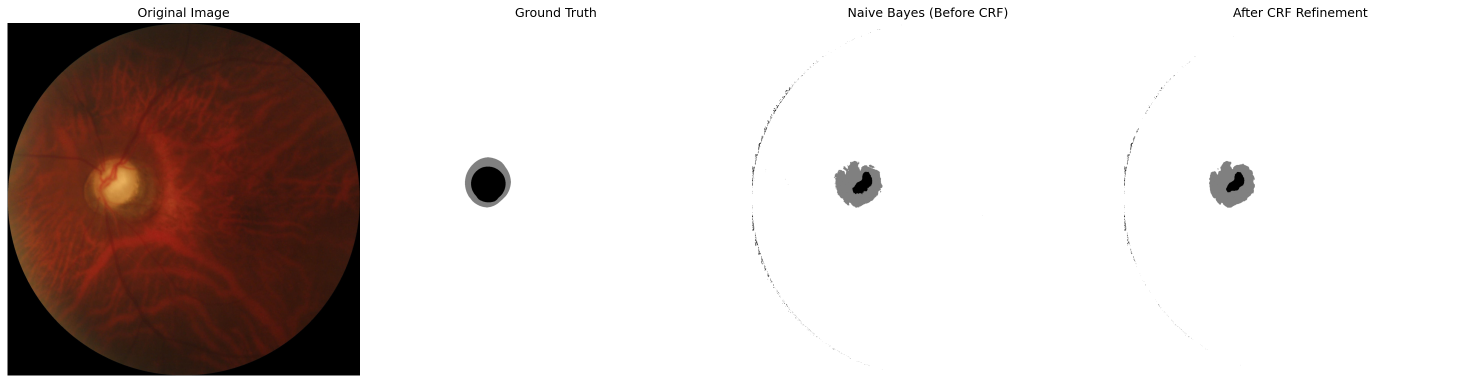
#> input picture EndSem/CRFOutput/T0001_comparison.png, 2968 x 766 px, given as the content of the folder REFUGE2/Train/REFUGE1-train/Training400/Non-Glaucoma, which was not available (shown at 1/2 size)
$ python NormalisedConditionalRandomField.py
#> lines starting #> are read from the running program, lines starting #| are printed output that depends on the picture; pictures that were not available may be replaced by others from this repository, and a replacement may not be noted
import numpy as np
import cv2
import os
from sklearn.naive_bayes import GaussianNB
from sklearn.preprocessing import StandardScaler
import pydensecrf.densecrf as dcrf
from pydensecrf.utils import unary_from_softmax
import matplotlib.pyplot as plt
from glob import glob
import gc


# ============================================================================
# MEMORY OPTIMIZATION FUNCTIONS
# ============================================================================

def resize_image(image, max_size=512):
    """Resize regular image (fundus) to reduce memory usage"""
    height, width = image.shape[:2]
    if max(height, width) > max_size:
        scale = max_size / max(height, width)
        new_width = int(width * scale)
        new_height = int(height * scale)
        return cv2.resize(image, (new_width, new_height), interpolation=cv2.INTER_AREA)
    return image


def resize_mask(mask, max_size=512):
    """Resize mask using nearest neighbor to preserve discrete labels"""
    height, width = mask.shape[:2]
    if max(height, width) > max_size:
        scale = max_size / max(height, width)
        new_width = int(width * scale)
        new_height = int(height * scale)
        resized = cv2.resize(mask, (new_width, new_height),
                           interpolation=cv2.INTER_NEAREST)
        return resized
    return mask


def remap_mask_labels(mask):
    """Remap mask values to exactly 0, 128, or 255"""
    output = np.zeros_like(mask)
    output[mask < 64] = 0
    output[(mask >= 64) & (mask < 192)] = 128
    output[mask >= 192] = 255
    return output


# ============================================================================
# FEATURE EXTRACTION
# ============================================================================

def extract_features_with_coords(image, normalize_coords=True,
                                 use_both_colorspaces=True,
                                 normalize_colors=True):
    """Extract color and spatial features from fundus image"""
    height, width = image.shape[:2]

    image_rgb = cv2.cvtColor(image, cv2.COLOR_BGR2RGB)
    rgb_features = image_rgb.reshape(-1, 3).astype(np.float32)

    if normalize_colors:
        rgb_features = rgb_features / 255.0

    if use_both_colorspaces:
        image_hsv = cv2.cvtColor(image, cv2.COLOR_BGR2HSV)
        hsv_features = image_hsv.reshape(-1, 3).astype(np.float32)

        if normalize_colors:
            hsv_features[:, 0] = hsv_features[:, 0] / 180.0
            hsv_features[:, 1] = hsv_features[:, 1] / 255.0
            hsv_features[:, 2] = hsv_features[:, 2] / 255.0

        color_features = np.hstack([rgb_features, hsv_features])
    else:
        color_features = rgb_features

    if normalize_coords:
        y_coords, x_coords = np.meshgrid(
            np.linspace(0, 1, height),
            np.linspace(0, 1, width),
            indexing='ij'
        )
    else:
        y_coords, x_coords = np.meshgrid(
            range(height), range(width), indexing='ij'
        )

    x_features = x_coords.flatten().reshape(-1, 1)
    y_features = y_coords.flatten().reshape(-1, 1)

    all_features = np.hstack([color_features, x_features, y_features])

    return all_features


# ============================================================================
# MEMORY-EFFICIENT TRAINING
# ============================================================================

def train_naive_bayes_memory_efficient(fundus_files, mask_files,
                                       use_both_colorspaces=True,
                                       batch_size=5, max_size=512):
    """Memory-efficient training with batching"""
    print("Training with memory-efficient batching...")
    scaler = StandardScaler()
    clf = GaussianNB()

    n_batches = (len(fundus_files) + batch_size - 1) // batch_size

    for batch_idx in range(n_batches):
        start_idx = batch_idx * batch_size
        end_idx = min(start_idx + batch_size, len(fundus_files))

        print(f"Processing batch {batch_idx + 1}/{n_batches} (images {start_idx+1}-{end_idx})...")

        X_batch = []
        y_batch = []

        for i in range(start_idx, end_idx):
            fundus = cv2.imread(fundus_files[i])
            mask = cv2.imread(mask_files[i], cv2.IMREAD_GRAYSCALE)

            if fundus is None or mask is None:
                print(f"  Warning: Could not load image pair {i+1}")
                continue

            fundus = resize_image(fundus, max_size=max_size)
            mask = resize_mask(mask, max_size=max_size)
            mask = remap_mask_labels(mask)

            features = extract_features_with_coords(
                fundus,
                normalize_coords=True,
                use_both_colorspaces=use_both_colorspaces
            )
            labels = mask.flatten()

            X_batch.append(features)
            y_batch.append(labels)

            del fundus, mask

        if len(X_batch) == 0:
            print(f"  Skipping batch {batch_idx + 1} - no valid images")
            continue

        X_batch = np.vstack(X_batch)
        y_batch = np.concatenate(y_batch)

        print(f"  Batch samples: {X_batch.shape[0]}, Features: {X_batch.shape[1]}")

        if batch_idx == 0:
            X_batch_scaled = scaler.fit_transform(X_batch)
            clf.partial_fit(X_batch_scaled, y_batch, classes=np.array([0, 128, 255]))
        else:
            X_batch_scaled = scaler.transform(X_batch)
            clf.partial_fit(X_batch_scaled, y_batch)

        del X_batch, y_batch, X_batch_scaled
        gc.collect()

    print("Training complete!")
    return clf, scaler


# ============================================================================
# CRF FUNCTIONS
# ============================================================================

def get_probability_map(clf, scaler, image, use_both_colorspaces=True):
    """Get probability map from Naive Bayes classifier"""
    height, width = image.shape[:2]

    features = extract_features_with_coords(
        image,
        normalize_coords=True,
        use_both_colorspaces=use_both_colorspaces
    )

    features_scaled = scaler.transform(features)
    prob = clf.predict_proba(features_scaled)

    n_classes = prob.shape[1]
    prob = prob.T.reshape(n_classes, height, width)

    return prob


def apply_dense_crf(image, probabilities, n_iters=5,
                    sxy_gaussian=3, compat_gaussian=3,
                    sxy_bilateral=80, srgb_bilateral=13, compat_bilateral=10):
    """Apply Dense CRF refinement"""
    height, width = image.shape[:2]
    n_classes = probabilities.shape[0]

    d = dcrf.DenseCRF2D(width, height, n_classes)

    unary = unary_from_softmax(probabilities)
    unary = np.ascontiguousarray(unary)
    d.setUnaryEnergy(unary)

    d.addPairwiseGaussian(sxy=sxy_gaussian, compat=compat_gaussian,
                          kernel=dcrf.DIAG_KERNEL,
                          normalization=dcrf.NORMALIZE_SYMMETRIC)

    d.addPairwiseBilateral(sxy=sxy_bilateral, srgb=srgb_bilateral,
                          rgbim=image.astype(np.uint8),
                          compat=compat_bilateral,
                          kernel=dcrf.DIAG_KERNEL,
                          normalization=dcrf.NORMALIZE_SYMMETRIC)

    Q = d.inference(n_iters)
    map_result = np.argmax(Q, axis=0).reshape((height, width))

    return map_result


def map_labels_back(crf_output, label_mapping):
    """Map CRF integer labels back to original mask values"""
    final_mask = np.zeros_like(crf_output, dtype=np.uint8)
    for int_label, orig_value in label_mapping.items():
        final_mask[crf_output == int_label] = orig_value
    return final_mask


def predict_with_crf(clf, scaler, test_image, use_both_colorspaces=True,
                     apply_crf=True, crf_params=None):
    """Predict segmentation with optional CRF refinement"""
    probabilities = get_probability_map(clf, scaler, test_image, use_both_colorspaces)

    class_labels = clf.classes_
    int_to_label = {i: label for i, label in enumerate(class_labels)}

    naive_prediction = np.argmax(probabilities, axis=0)
    naive_bayes_mask = map_labels_back(naive_prediction, int_to_label)

    if not apply_crf:
        return naive_bayes_mask, naive_bayes_mask

    print("  Applying Dense CRF refinement...")

    image_rgb = cv2.cvtColor(test_image, cv2.COLOR_BGR2RGB)

    if crf_params is None:
        crf_params = {
            'n_iters': 5,
            'sxy_gaussian': 3,
            'compat_gaussian': 3,
            'sxy_bilateral': 80,
            'srgb_bilateral': 13,
            'compat_bilateral': 10
        }

    crf_output = apply_dense_crf(image_rgb, probabilities, **crf_params)
    final_mask = map_labels_back(crf_output, int_to_label)

    return final_mask, naive_bayes_mask


# ============================================================================
# EVALUATION
# ============================================================================

# [251 lines left out: functions calculate_dice_coefficient, evaluate_segmentation, save_comparison_metrics_as_image, save_summary_metrics_as_image, visualize_crf_comparison, not called in this run]


# ============================================================================
# MAIN PIPELINE
# ============================================================================

def main():
    """Memory-efficient main execution pipeline with CRF"""

    # Configuration
    TRAIN_FUNDUS_DIR = 'REFUGE2\\Train\\REFUGE1-train\\Training400\\Non-Glaucoma'
    TRAIN_MASK_DIR = 'REFUGE2\\Train\\REFUGE1-train\\Disc_Cup_Masks\\Non-Glaucoma'
    TEST_FUNDUS_DIR = 'REFUGE2\\Test\\refuge2-test'
    TEST_MASK_DIR = 'REFUGE2\\Test\\Disc_Mask'
    OUTPUT_DIR = 'NormalizedCRFOutput'

    USE_BOTH_COLORSPACES = True
    APPLY_CRF = True

    # MEMORY OPTIMIZATION SETTINGS
    MAX_IMAGE_SIZE = 512      # Resize images to max 512x512
    BATCH_SIZE = 10           # Process 10 images at a time
    MAX_TRAIN_IMAGES = 400    # Limit training images
    MAX_TEST_IMAGES = 25      # Limit test images

    # CRF parameters
    CRF_PARAMS = {
        'n_iters': 5,
        'sxy_gaussian': 3,
        'compat_gaussian': 3,
        'sxy_bilateral': 60,
        'srgb_bilateral': 10,
        'compat_bilateral': 10
    }

    os.makedirs(OUTPUT_DIR, exist_ok=True)

    # ========== TRAINING ==========
    print("="*60)
    print("TRAINING PHASE (MEMORY EFFICIENT)")
    print("="*60)

    fundus_files = sorted(glob(os.path.join(TRAIN_FUNDUS_DIR, '*.*')))[:MAX_TRAIN_IMAGES]
    mask_files = sorted(glob(os.path.join(TRAIN_MASK_DIR, '*.*')))[:MAX_TRAIN_IMAGES]

    print(f"Found {len(fundus_files)} training images")

    clf, scaler = train_naive_bayes_memory_efficient(
        fundus_files, mask_files,
        use_both_colorspaces=USE_BOTH_COLORSPACES,
        batch_size=BATCH_SIZE,
        max_size=MAX_IMAGE_SIZE
    )
#> in train_naive_bayes_memory_efficient, fundus is the input picture: shape (766, 2968, 3); mean B, G, R 200.3, 203, 212.2
#> in train_naive_bayes_memory_efficient, `mask = cv2.imread(mask_files[i], cv2.IMREAD_GRAYSCALE)`:
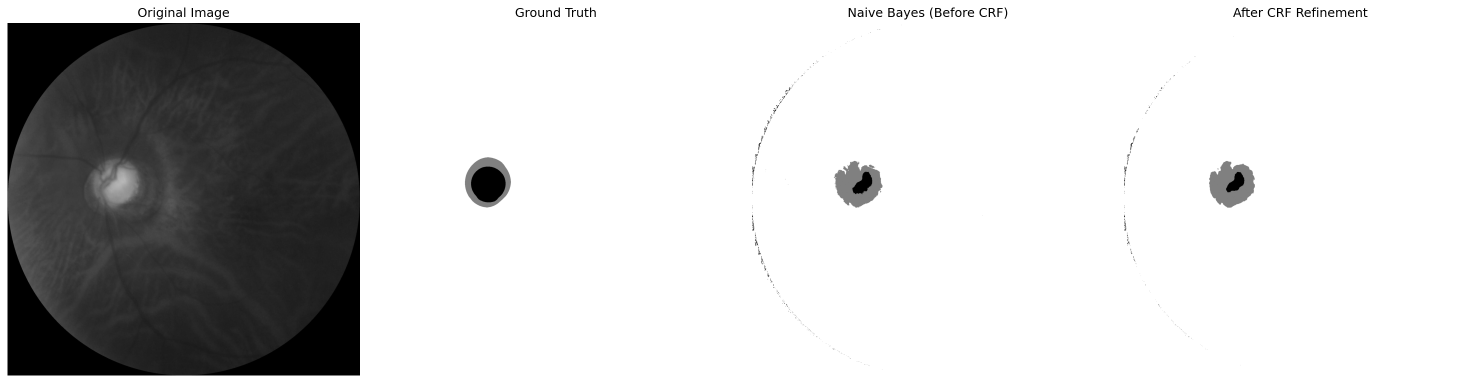
#> mask: shape (766, 2968) (shown at 1/2 size); min 0, max 255, mean 205.3
#> in resize_image, `return cv2.resize(image, (new_width, new_height), interpolation=cv2.IN..`:
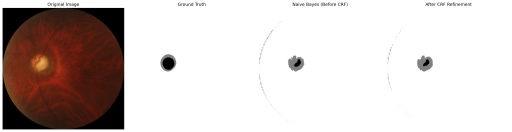
#> returned value: shape (132, 512, 3); mean of channels 0, 1, 2 200.3, 203, 212.2; drawn as B, G, R
#> in resize_mask, `resized = cv2.resize(mask, (new_width, new_height), interpolation=cv2...`:
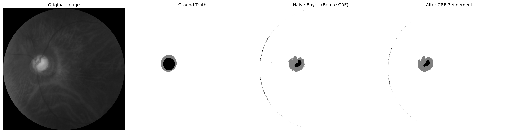
#> resized: shape (132, 512); min 0, max 255, mean 205
#> in train_naive_bayes_memory_efficient, `mask = remap_mask_labels(mask)`:
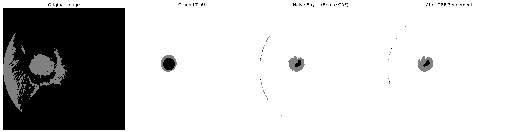
#> mask: shape (132, 512); min 0, max 255, mean 199.7
#> in extract_features_with_coords, `image_hsv = cv2.cvtColor(image, cv2.COLOR_BGR2HSV)`: image_hsv: shape (132, 512, 3); mean H, S, V 1.2, 34.7, 212.2
#|   Batch samples: 67584, Features: 8

    gc.collect()

    # ========== TESTING ==========
    print("\n" + "="*60)
    print("TESTING PHASE WITH CRF REFINEMENT")
    print("="*60)

    test_files = sorted(glob(os.path.join(TEST_FUNDUS_DIR, '*.*')))[:MAX_TEST_IMAGES]
    print(f"Found {len(test_files)} test images")

    metrics_nb = []
    metrics_crf = []

    for i, test_file in enumerate(test_files):
        print(f"\nProcessing test image {i+1}/{len(test_files)}: {os.path.basename(test_file)}")

        test_image = cv2.imread(test_file)
        if test_image is None:
            continue

        # Resize test image
        test_image = resize_image(test_image, max_size=MAX_IMAGE_SIZE)

        # Predict with CRF
        crf_mask, nb_mask = predict_with_crf(
            clf, scaler, test_image,
            use_both_colorspaces=USE_BOTH_COLORSPACES,
            apply_crf=APPLY_CRF,
            crf_params=CRF_PARAMS
        )
#> in predict_with_crf, `naive_prediction = np.argmax(probabilities, axis=0)`:
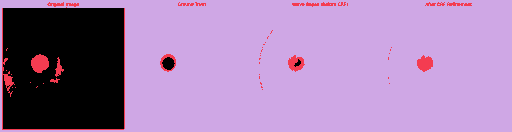
#> naive_prediction: shape (132, 512) int64; 3 distinct labels, from 0 to 2; one colour per label, 0 black
#> in predict_with_crf, `naive_bayes_mask = map_labels_back(naive_prediction, int_to_label)`:
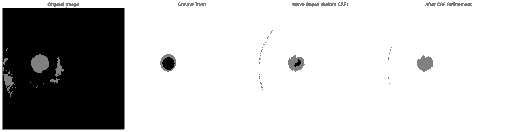
#> naive_bayes_mask: shape (132, 512); min 0, max 255, mean 197.8

        # Evaluate if ground truth exists
        test_basename = os.path.basename(test_file)
        base_name = os.path.splitext(test_basename)[0]
        gt_file = os.path.join(TEST_MASK_DIR, test_basename[:-3]+'png')

        if os.path.exists(gt_file):
            gt_mask = cv2.imread(gt_file, cv2.IMREAD_GRAYSCALE)
            gt_mask = resize_mask(gt_mask, max_size=MAX_IMAGE_SIZE)
            gt_mask = remap_mask_labels(gt_mask)

            # Evaluate both methods
            metrics_nb_img = evaluate_segmentation(nb_mask, gt_mask)
            metrics_crf_img = evaluate_segmentation(crf_mask, gt_mask)

            metrics_nb.append(metrics_nb_img)
            metrics_crf.append(metrics_crf_img)

            print(f"  Naive Bayes - Accuracy: {metrics_nb_img['accuracy']:.4f}, Dice: {metrics_nb_img['dice_mean']:.4f}")
            print(f"  With CRF    - Accuracy: {metrics_crf_img['accuracy']:.4f}, Dice: {metrics_crf_img['dice_mean']:.4f}")
            print(f"  Improvement: {(metrics_crf_img['dice_mean'] - metrics_nb_img['dice_mean']):+.4f}")

            # Save comparison metrics for this image
            comparison_path = os.path.join(OUTPUT_DIR, f"{base_name}_metrics_comparison.png")
            save_comparison_metrics_as_image(metrics_nb_img, metrics_crf_img,
                                            base_name, comparison_path)
        else:
            gt_mask = None
            print("  No ground truth available")

        # Visualize comparison
        viz_path = os.path.join(OUTPUT_DIR, f"{base_name}_comparison.png")
        visualize_crf_comparison(test_image, nb_mask, crf_mask, gt_mask, viz_path)

        # Clear memory
        plt.close('all')
        del test_image, crf_mask, nb_mask
        if gt_mask is not None:
            del gt_mask
        gc.collect()

    # ========== SUMMARY ==========
    if metrics_crf:
        print("\n" + "="*60)
        print("OVERALL COMPARISON")
        print("="*60)

        print("\nNaive Bayes:")
        print(f"  Avg Accuracy: {np.mean([m['accuracy'] for m in metrics_nb]):.4f} ± {np.std([m['accuracy'] for m in metrics_nb]):.4f}")
        print(f"  Avg Dice: {np.mean([m['dice_mean'] for m in metrics_nb]):.4f} ± {np.std([m['dice_mean'] for m in metrics_nb]):.4f}")

        print("\nWith CRF Refinement:")
        print(f"  Avg Accuracy: {np.mean([m['accuracy'] for m in metrics_crf]):.4f} ± {np.std([m['accuracy'] for m in metrics_crf]):.4f}")
        print(f"  Avg Dice: {np.mean([m['dice_mean'] for m in metrics_crf]):.4f} ± {np.std([m['dice_mean'] for m in metrics_crf]):.4f}")

        improvement = (np.mean([m['dice_mean'] for m in metrics_crf]) -
                      np.mean([m['dice_mean'] for m in metrics_nb]))
        print(f"\nOverall Dice Improvement: {improvement:+.4f}")

        # Save overall summary with mean and std
        summary_path = os.path.join(OUTPUT_DIR, "overall_metrics_summary.png")
        save_summary_metrics_as_image(metrics_nb, metrics_crf, summary_path)
        print(f"\nSummary metrics saved to: {summary_path}")

    print("\n" + "="*60)
    print("PROCESSING COMPLETE")
    print(f"Results saved to: {OUTPUT_DIR}")
    print("="*60)


if __name__ == "__main__":
    main()
#> (the call stopped at in apply_dense_crf, `d = dcrf.DenseCRF2D(width, height, n_classes)`: pydensecrf is not available in this run)

$ run again, on EndSem/CRFOutput/T0001_metrics_comparison.png
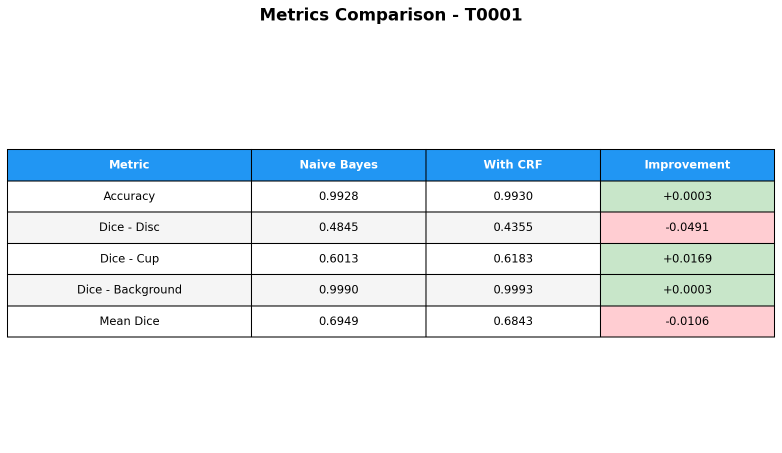
#> input picture EndSem/CRFOutput/T0001_metrics_comparison.png, 1564 x 906 px, given as the content of the folder REFUGE2/Train/REFUGE1-train/Training400/Non-Glaucoma, which was not available (shown at 1/2 size)
#> in train_naive_bayes_memory_efficient, fundus is the input picture: shape (906, 1564, 3); mean B, G, R 242.2, 237.5, 230.3
#> image_hsv: shape (296, 512, 3); mean H, S, V 15, 17, 244.7
#|   Batch samples: 151552, Features: 8
#> in predict_with_crf, `naive_prediction = np.argmax(probabilities, axis=0)`:
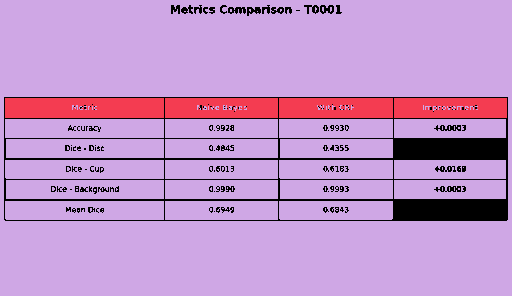
#> naive_prediction: shape (296, 512) int64; 3 distinct labels, from 0 to 2; one colour per label, 0 black
#> in predict_with_crf, `naive_bayes_mask = map_labels_back(naive_prediction, int_to_label)`:
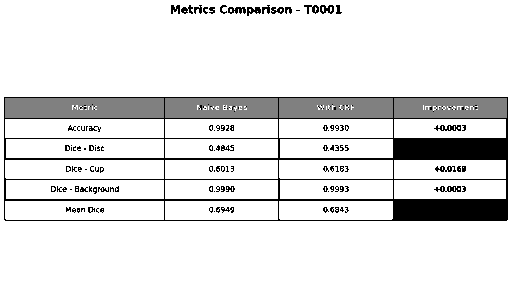
#> naive_bayes_mask: shape (296, 512); min 0, max 255, mean 226.7
